Frame 1 (no input): blank canvas, image omitted
Frame 60 (the mouse pressed at the canvas centre just before this capture): blank canvas, image omitted
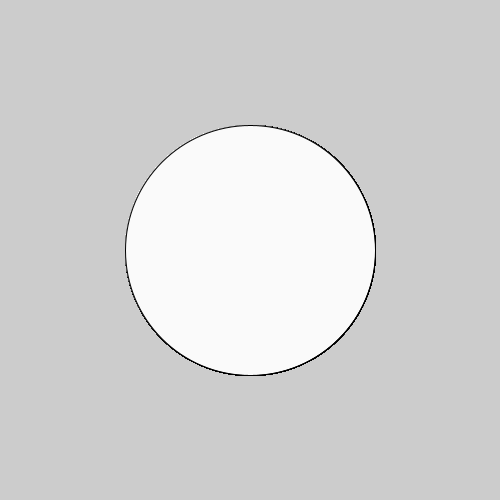
Frame 120 (the mouse held since frame 60 and released just before this capture)

The Processing sketch whose frames 1 and 60 were blank and that drew this single picture after the mouse press (run headless with seeded random() and noise(); from frame 60 on, the mouse is pressed at the canvas centre):

// Processing sketch: sketch_160725a
// ── sketch_160725a.pde
void setup(){
  size(500,500);
}
void draw(){
 fill(mouseX,mouseY,mouseX);
 ellipse(mouseX,mouseY,mouseY,mouseX);
 fill(mouseX,mouseY,mouseY); 
 ellipse(mouseY,mouseX,mouseX,mouseY);
}
